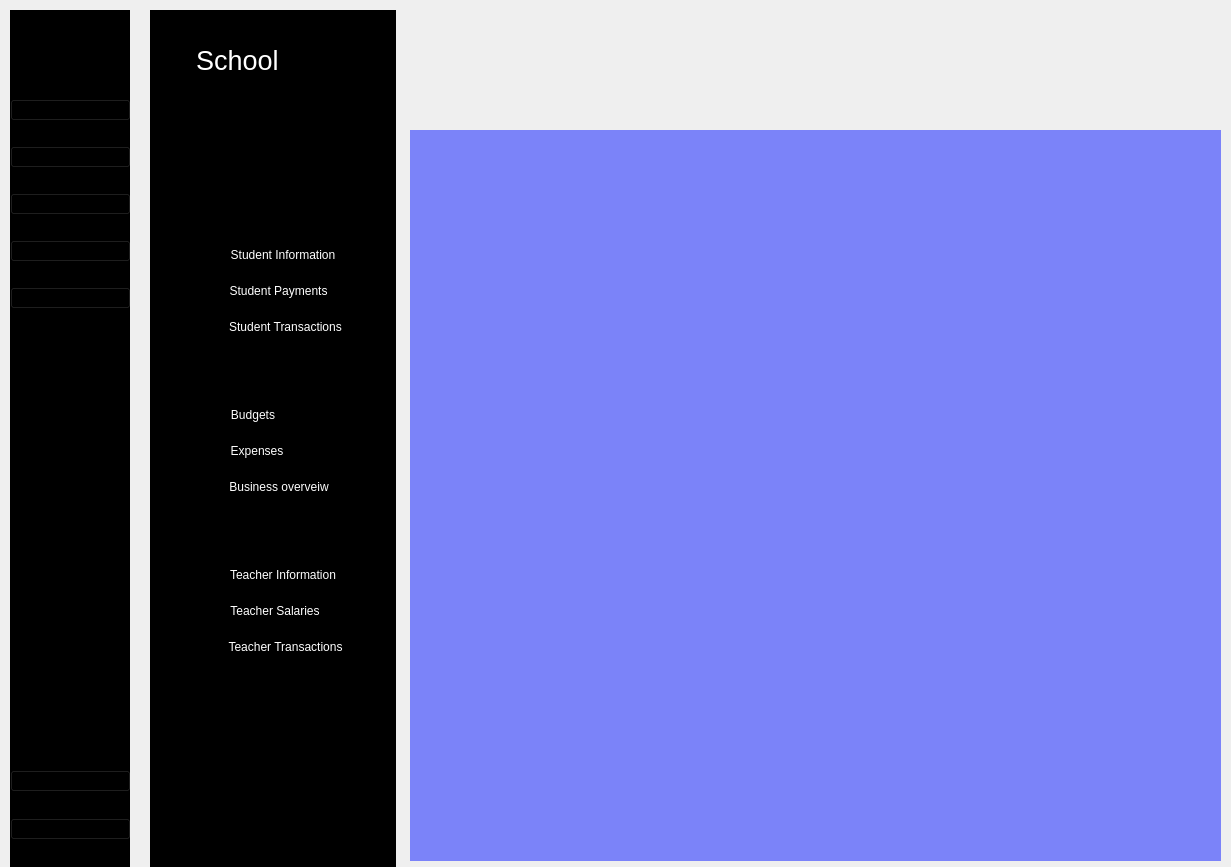
<?xml version="1.0" encoding="UTF-8"?>
<ui version="4.0">
 <class>MainWindow</class>
 <widget class="QMainWindow" name="MainWindow">
  <property name="geometry">
   <rect>
    <x>0</x>
    <y>0</y>
    <width>1231</width>
    <height>867</height>
   </rect>
  </property>
  <property name="windowTitle">
   <string>MainWindow</string>
  </property>
  <widget class="QWidget" name="centralwidget">
   <widget class="QWidget" name="icon_only_widget" native="true">
    <property name="geometry">
     <rect>
      <x>10</x>
      <y>10</y>
      <width>120</width>
      <height>861</height>
     </rect>
    </property>
    <property name="styleSheet">
     <string notr="true">QWidget{
	background-color: rgb(0, 0, 0);
}</string>
    </property>
    <widget class="QLabel" name="label">
     <property name="geometry">
      <rect>
       <x>40</x>
       <y>30</y>
       <width>40</width>
       <height>40</height>
      </rect>
     </property>
     <property name="text">
      <string/>
     </property>
     <property name="pixmap">
      <pixmap resource="resources.qrc">:/icons/logo (1).png</pixmap>
     </property>
     <property name="scaledContents">
      <bool>true</bool>
     </property>
    </widget>
    <widget class="QWidget" name="">
     <property name="geometry">
      <rect>
       <x>0</x>
       <y>70</y>
       <width>121</width>
       <height>251</height>
      </rect>
     </property>
     <layout class="QVBoxLayout" name="verticalLayout_10">
      <item>
       <widget class="QPushButton" name="pushButton">
        <property name="text">
         <string/>
        </property>
        <property name="icon">
         <iconset resource="resources.qrc">
          <normaloff>:/icons/dashboardsmall1.png</normaloff>
          <normalon>:/icons/dashboardsmall2.png</normalon>:/icons/dashboardsmall1.png</iconset>
        </property>
        <property name="checkable">
         <bool>true</bool>
        </property>
       </widget>
      </item>
      <item>
       <widget class="QPushButton" name="pushButton_3">
        <property name="text">
         <string/>
        </property>
        <property name="icon">
         <iconset resource="resources.qrc">
          <normaloff>:/icons/institutionsmall1.png</normaloff>
          <normalon>:/icons/institutionsmall2.png</normalon>:/icons/institutionsmall1.png</iconset>
        </property>
        <property name="iconSize">
         <size>
          <width>100</width>
          <height>20</height>
         </size>
        </property>
        <property name="checkable">
         <bool>true</bool>
        </property>
       </widget>
      </item>
      <item>
       <widget class="QPushButton" name="pushButton_4">
        <property name="text">
         <string/>
        </property>
        <property name="icon">
         <iconset resource="resources.qrc">
          <normaloff>:/icons/studentssmall1.png</normaloff>
          <normalon>:/icons/studentssmall2.png</normalon>:/icons/studentssmall1.png</iconset>
        </property>
        <property name="iconSize">
         <size>
          <width>100</width>
          <height>20</height>
         </size>
        </property>
        <property name="checkable">
         <bool>true</bool>
        </property>
       </widget>
      </item>
      <item>
       <widget class="QPushButton" name="pushButton_5">
        <property name="text">
         <string/>
        </property>
        <property name="icon">
         <iconset resource="resources.qrc">
          <normaloff>:/icons/teacherssmall1.png</normaloff>
          <normalon>:/icons/teacherssmall2.png</normalon>:/icons/teacherssmall1.png</iconset>
        </property>
        <property name="iconSize">
         <size>
          <width>100</width>
          <height>20</height>
         </size>
        </property>
        <property name="checkable">
         <bool>true</bool>
        </property>
       </widget>
      </item>
      <item>
       <widget class="QPushButton" name="pushButton_6">
        <property name="text">
         <string/>
        </property>
        <property name="icon">
         <iconset resource="resources.qrc">
          <normaloff>:/icons/financessmall1.png</normaloff>
          <normalon>:/icons/financessmall2.png</normalon>:/icons/financessmall1.png</iconset>
        </property>
        <property name="iconSize">
         <size>
          <width>100</width>
          <height>20</height>
         </size>
        </property>
        <property name="checkable">
         <bool>true</bool>
        </property>
       </widget>
      </item>
     </layout>
    </widget>
    <widget class="QWidget" name="">
     <property name="geometry">
      <rect>
       <x>0</x>
       <y>740</y>
       <width>121</width>
       <height>111</height>
      </rect>
     </property>
     <layout class="QVBoxLayout" name="verticalLayout_9">
      <item>
       <widget class="QPushButton" name="pushButton_7">
        <property name="text">
         <string/>
        </property>
        <property name="icon">
         <iconset resource="resources.qrc">
          <normaloff>:/icons/settingssmall1.png</normaloff>
          <normalon>:/icons/settingssmall2.png</normalon>:/icons/settingssmall1.png</iconset>
        </property>
        <property name="iconSize">
         <size>
          <width>100</width>
          <height>20</height>
         </size>
        </property>
        <property name="checkable">
         <bool>true</bool>
        </property>
       </widget>
      </item>
      <item>
       <widget class="QPushButton" name="pushButton_8">
        <property name="text">
         <string/>
        </property>
        <property name="icon">
         <iconset resource="resources.qrc">
          <normaloff>:/icons/signoutsmall1.png</normaloff>
          <normalon>:/icons/signoutsmall2.png</normalon>:/icons/signoutsmall1.png</iconset>
        </property>
        <property name="iconSize">
         <size>
          <width>100</width>
          <height>20</height>
         </size>
        </property>
        <property name="checkable">
         <bool>true</bool>
        </property>
       </widget>
      </item>
     </layout>
    </widget>
   </widget>
   <widget class="QWidget" name="icon_text_widget" native="true">
    <property name="geometry">
     <rect>
      <x>150</x>
      <y>10</y>
      <width>246</width>
      <height>861</height>
     </rect>
    </property>
    <property name="styleSheet">
     <string notr="true">QWidget{
	background-color: rgb(0, 0, 0);
    color: white;
}
QPushButton{
	height:30px;
	border: none


}</string>
    </property>
    <layout class="QVBoxLayout" name="verticalLayout_11">
     <property name="topMargin">
      <number>30</number>
     </property>
     <item>
      <layout class="QHBoxLayout" name="horizontalLayout">
       <item>
        <widget class="QLabel" name="label_2">
         <property name="minimumSize">
          <size>
           <width>40</width>
           <height>40</height>
          </size>
         </property>
         <property name="maximumSize">
          <size>
           <width>40</width>
           <height>40</height>
          </size>
         </property>
         <property name="text">
          <string/>
         </property>
         <property name="pixmap">
          <pixmap resource="resources.qrc">:/icons/logo (1).png</pixmap>
         </property>
         <property name="scaledContents">
          <bool>true</bool>
         </property>
        </widget>
       </item>
       <item>
        <widget class="QLabel" name="label_3">
         <property name="minimumSize">
          <size>
           <width>0</width>
           <height>0</height>
          </size>
         </property>
         <property name="maximumSize">
          <size>
           <width>16777215</width>
           <height>35678</height>
          </size>
         </property>
         <property name="font">
          <font>
           <pointsize>20</pointsize>
          </font>
         </property>
         <property name="styleSheet">
          <string notr="true">color: white</string>
         </property>
         <property name="text">
          <string>School</string>
         </property>
        </widget>
       </item>
      </layout>
     </item>
     <item>
      <layout class="QVBoxLayout" name="verticalLayout_7">
       <property name="topMargin">
        <number>35</number>
       </property>
       <item>
        <widget class="QPushButton" name="pushButton_2">
         <property name="styleSheet">
          <string notr="true">QPushButton{
	padding-left:-60px;

}

QPushButton:checed{
	background-color: white;
	border-radius:3px;

}</string>
         </property>
         <property name="text">
          <string/>
         </property>
         <property name="icon">
          <iconset resource="resources.qrc">
           <normaloff>:/icons/dashboard2.png</normaloff>
           <normalon>:/icons/dashboard1.png</normalon>:/icons/dashboard2.png</iconset>
         </property>
         <property name="iconSize">
          <size>
           <width>100</width>
           <height>60</height>
          </size>
         </property>
         <property name="checkable">
          <bool>true</bool>
         </property>
        </widget>
       </item>
       <item>
        <widget class="QPushButton" name="pushButton_9">
         <property name="styleSheet">
          <string notr="true">QPushButton{
	padding-left:-70px;

}

QPushButton:checed{
	background-color: white;
	border-radius:3px;

}</string>
         </property>
         <property name="text">
          <string/>
         </property>
         <property name="icon">
          <iconset resource="resources.qrc">
           <normaloff>:/icons/institution2.png</normaloff>
           <normalon>:/icons/institution1.png</normalon>:/icons/institution2.png</iconset>
         </property>
         <property name="iconSize">
          <size>
           <width>95</width>
           <height>45</height>
          </size>
         </property>
        </widget>
       </item>
       <item>
        <widget class="QFrame" name="students">
         <property name="frameShape">
          <enum>QFrame::StyledPanel</enum>
         </property>
         <property name="frameShadow">
          <enum>QFrame::Raised</enum>
         </property>
         <layout class="QVBoxLayout" name="verticalLayout_2">
          <property name="spacing">
           <number>0</number>
          </property>
          <property name="leftMargin">
           <number>0</number>
          </property>
          <property name="topMargin">
           <number>0</number>
          </property>
          <property name="rightMargin">
           <number>0</number>
          </property>
          <property name="bottomMargin">
           <number>0</number>
          </property>
          <item>
           <widget class="QFrame" name="students_dropdawn">
            <property name="frameShape">
             <enum>QFrame::StyledPanel</enum>
            </property>
            <property name="frameShadow">
             <enum>QFrame::Raised</enum>
            </property>
            <layout class="QVBoxLayout" name="verticalLayout">
             <item>
              <widget class="QPushButton" name="pushButton_10">
               <property name="text">
                <string/>
               </property>
               <property name="icon">
                <iconset resource="resources.qrc">
                 <normaloff>:/icons/students4.png</normaloff>
                 <normalon>:/icons/students3.png</normalon>:/icons/students4.png</iconset>
               </property>
               <property name="iconSize">
                <size>
                 <width>200</width>
                 <height>60</height>
                </size>
               </property>
               <property name="checkable">
                <bool>true</bool>
               </property>
              </widget>
             </item>
             <item>
              <widget class="QPushButton" name="pushButton_15">
               <property name="styleSheet">
                <string notr="true">QPushButton{
	padding-left:20px;
}

QPushButton:haver{
	color: #128298
	
}</string>
               </property>
               <property name="text">
                <string>Student Information</string>
               </property>
               <property name="checkable">
                <bool>true</bool>
               </property>
              </widget>
             </item>
             <item>
              <widget class="QPushButton" name="pushButton_16">
               <property name="styleSheet">
                <string notr="true">QPushButton{
	padding-left:11px;
}

QPushButton:haver{
	color: #128298
}</string>
               </property>
               <property name="text">
                <string>Student Payments</string>
               </property>
               <property name="checkable">
                <bool>true</bool>
               </property>
              </widget>
             </item>
             <item>
              <widget class="QPushButton" name="pushButton_17">
               <property name="styleSheet">
                <string notr="true">QPushButton{
	padding-left:25px;
}

QPushButton:haver{
	color: #128298
}</string>
               </property>
               <property name="text">
                <string>Student Transactions</string>
               </property>
               <property name="checkable">
                <bool>true</bool>
               </property>
              </widget>
             </item>
            </layout>
           </widget>
          </item>
         </layout>
        </widget>
       </item>
       <item>
        <widget class="QFrame" name="finance">
         <property name="frameShape">
          <enum>QFrame::StyledPanel</enum>
         </property>
         <property name="frameShadow">
          <enum>QFrame::Raised</enum>
         </property>
         <layout class="QVBoxLayout" name="verticalLayout_4">
          <property name="spacing">
           <number>0</number>
          </property>
          <property name="leftMargin">
           <number>0</number>
          </property>
          <property name="topMargin">
           <number>0</number>
          </property>
          <property name="rightMargin">
           <number>0</number>
          </property>
          <property name="bottomMargin">
           <number>0</number>
          </property>
          <item>
           <widget class="QPushButton" name="pushButton_12">
            <property name="text">
             <string/>
            </property>
            <property name="icon">
             <iconset resource="resources.qrc">
              <normaloff>:/icons/finances4.png</normaloff>
              <normalon>:/icons/finances4.png</normalon>:/icons/finances4.png</iconset>
            </property>
            <property name="iconSize">
             <size>
              <width>200</width>
              <height>100</height>
             </size>
            </property>
            <property name="checkable">
             <bool>true</bool>
            </property>
           </widget>
          </item>
          <item>
           <widget class="QFrame" name="finaces_dropdown">
            <property name="frameShape">
             <enum>QFrame::StyledPanel</enum>
            </property>
            <property name="frameShadow">
             <enum>QFrame::Raised</enum>
            </property>
            <layout class="QVBoxLayout" name="verticalLayout_3">
             <item>
              <widget class="QPushButton" name="pushButton_21">
               <property name="styleSheet">
                <string notr="true">QPushButton{
	padding-left:-40px;
}

QPushButton:haver{
	color: #128298
}</string>
               </property>
               <property name="text">
                <string>Budgets</string>
               </property>
               <property name="checkable">
                <bool>true</bool>
               </property>
              </widget>
             </item>
             <item>
              <widget class="QPushButton" name="pushButton_22">
               <property name="styleSheet">
                <string notr="true">QPushButton{
	padding-left:-32px;
}

QPushButton:haver{
	color: #128298
}</string>
               </property>
               <property name="text">
                <string>Expenses</string>
               </property>
               <property name="checkable">
                <bool>true</bool>
               </property>
              </widget>
             </item>
             <item>
              <widget class="QPushButton" name="pushButton_23">
               <property name="styleSheet">
                <string notr="true">QPushButton{
	padding-left:12px;
}

QPushButton:haver{
	color: #128298
}</string>
               </property>
               <property name="text">
                <string>Business overveiw</string>
               </property>
               <property name="checkable">
                <bool>true</bool>
               </property>
              </widget>
             </item>
            </layout>
           </widget>
          </item>
         </layout>
        </widget>
       </item>
       <item>
        <widget class="QFrame" name="teachers">
         <property name="frameShape">
          <enum>QFrame::StyledPanel</enum>
         </property>
         <property name="frameShadow">
          <enum>QFrame::Raised</enum>
         </property>
         <layout class="QVBoxLayout" name="verticalLayout_6">
          <property name="spacing">
           <number>0</number>
          </property>
          <property name="leftMargin">
           <number>0</number>
          </property>
          <property name="topMargin">
           <number>0</number>
          </property>
          <property name="rightMargin">
           <number>0</number>
          </property>
          <property name="bottomMargin">
           <number>0</number>
          </property>
          <item>
           <widget class="QPushButton" name="pushButton_11">
            <property name="text">
             <string/>
            </property>
            <property name="icon">
             <iconset resource="resources.qrc">
              <normaloff>:/icons/teachers4.png</normaloff>
              <normalon>:/icons/teachers3.png</normalon>:/icons/teachers4.png</iconset>
            </property>
            <property name="iconSize">
             <size>
              <width>200</width>
              <height>60</height>
             </size>
            </property>
            <property name="checkable">
             <bool>true</bool>
            </property>
           </widget>
          </item>
          <item>
           <widget class="QFrame" name="teachers_dropdown">
            <property name="frameShape">
             <enum>QFrame::StyledPanel</enum>
            </property>
            <property name="frameShadow">
             <enum>QFrame::Raised</enum>
            </property>
            <layout class="QVBoxLayout" name="verticalLayout_5">
             <item>
              <widget class="QPushButton" name="pushButton_18">
               <property name="styleSheet">
                <string notr="true">QPushButton{
	padding-left:20px;
}

QPushButton:haver{
	color: #128298
}</string>
               </property>
               <property name="text">
                <string>Teacher Information</string>
               </property>
               <property name="checkable">
                <bool>true</bool>
               </property>
              </widget>
             </item>
             <item>
              <widget class="QPushButton" name="pushButton_19">
               <property name="styleSheet">
                <string notr="true">QPushButton{
	padding-left:4px;
}

QPushButton:haver{
	color: #128298
}</string>
               </property>
               <property name="text">
                <string>Teacher Salaries</string>
               </property>
               <property name="checkable">
                <bool>true</bool>
               </property>
              </widget>
             </item>
             <item>
              <widget class="QPushButton" name="pushButton_20">
               <property name="styleSheet">
                <string notr="true">QPushButton{
	padding-left:25px;
}

QPushButton:haver{
	color: #128298
}</string>
               </property>
               <property name="text">
                <string>Teacher Transactions</string>
               </property>
               <property name="checkable">
                <bool>true</bool>
               </property>
              </widget>
             </item>
            </layout>
           </widget>
          </item>
         </layout>
        </widget>
       </item>
      </layout>
     </item>
     <item>
      <spacer name="verticalSpacer">
       <property name="orientation">
        <enum>Qt::Vertical</enum>
       </property>
       <property name="sizeHint" stdset="0">
        <size>
         <width>20</width>
         <height>103</height>
        </size>
       </property>
      </spacer>
     </item>
     <item>
      <layout class="QVBoxLayout" name="verticalLayout_8">
       <item>
        <widget class="QPushButton" name="pushButton_14">
         <property name="styleSheet">
          <string notr="true">QPushButton{
	padding-left:-70px;

}

QPushButton:checed{
	background-color: white;
	border-radius:3px;

}</string>
         </property>
         <property name="text">
          <string/>
         </property>
         <property name="icon">
          <iconset resource="resources.qrc">
           <normaloff>:/icons/settings2.png</normaloff>
           <normalon>:/icons/settings1.png</normalon>:/icons/settings2.png</iconset>
         </property>
         <property name="iconSize">
          <size>
           <width>100</width>
           <height>60</height>
          </size>
         </property>
         <property name="checkable">
          <bool>true</bool>
         </property>
        </widget>
       </item>
       <item>
        <widget class="QPushButton" name="pushButton_13">
         <property name="styleSheet">
          <string notr="true">QPushButton{
	padding-left:-65px;

}

QPushButton:checed{
	background-color: white;
	border-radius:3px;

}</string>
         </property>
         <property name="text">
          <string/>
         </property>
         <property name="icon">
          <iconset resource="resources.qrc">
           <normaloff>:/icons/signout2.png</normaloff>
           <normalon>:/icons/signout1.png</normalon>:/icons/signout2.png</iconset>
         </property>
         <property name="iconSize">
          <size>
           <width>100</width>
           <height>60</height>
          </size>
         </property>
         <property name="checkable">
          <bool>true</bool>
         </property>
        </widget>
       </item>
      </layout>
     </item>
    </layout>
   </widget>
   <widget class="QWidget" name="main_screen_widget" native="true">
    <property name="geometry">
     <rect>
      <x>410</x>
      <y>130</y>
      <width>811</width>
      <height>731</height>
     </rect>
    </property>
    <property name="styleSheet">
     <string notr="true">background-color: rgb(123, 131, 249);</string>
    </property>
   </widget>
   <widget class="QWidget" name="header_widget" native="true">
    <property name="geometry">
     <rect>
      <x>410</x>
      <y>10</y>
      <width>811</width>
      <height>111</height>
     </rect>
    </property>
   </widget>
  </widget>
 </widget>
 <resources>
  <include location="resources.qrc"/>
 </resources>
 <connections>
  <connection>
   <sender>pushButton_10</sender>
   <signal>toggled(bool)</signal>
   <receiver>students_dropdawn</receiver>
   <slot>setHidden(bool)</slot>
   <hints>
    <hint type="sourcelabel">
     <x>580</x>
     <y>173</y>
    </hint>
    <hint type="destinationlabel">
     <x>581</x>
     <y>203</y>
    </hint>
   </hints>
  </connection>
  <connection>
   <sender>pushButton_12</sender>
   <signal>toggled(bool)</signal>
   <receiver>finaces_dropdown</receiver>
   <slot>setHidden(bool)</slot>
   <hints>
    <hint type="sourcelabel">
     <x>881</x>
     <y>213</y>
    </hint>
    <hint type="destinationlabel">
     <x>885</x>
     <y>236</y>
    </hint>
   </hints>
  </connection>
  <connection>
   <sender>pushButton_11</sender>
   <signal>toggled(bool)</signal>
   <receiver>teachers_dropdown</receiver>
   <slot>setHidden(bool)</slot>
   <hints>
    <hint type="sourcelabel">
     <x>599</x>
     <y>418</y>
    </hint>
    <hint type="destinationlabel">
     <x>621</x>
     <y>435</y>
    </hint>
   </hints>
  </connection>
 </connections>
</ui>
